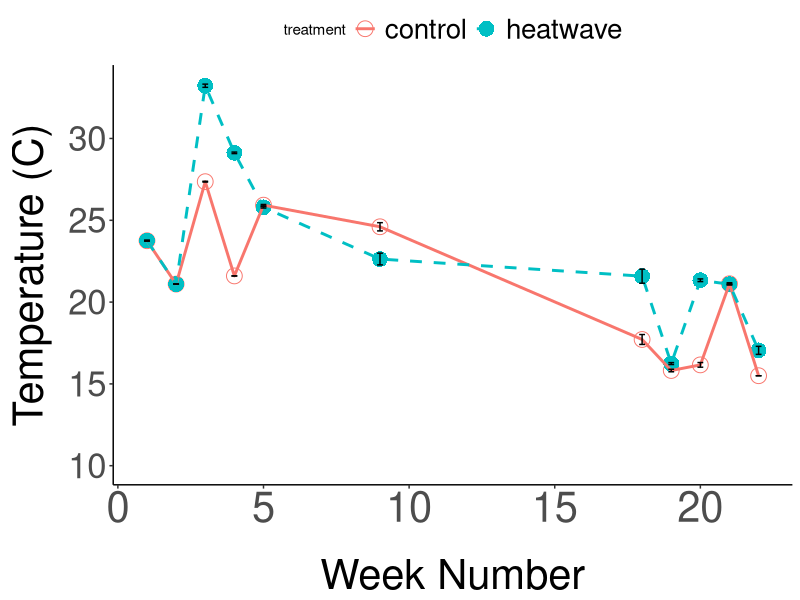
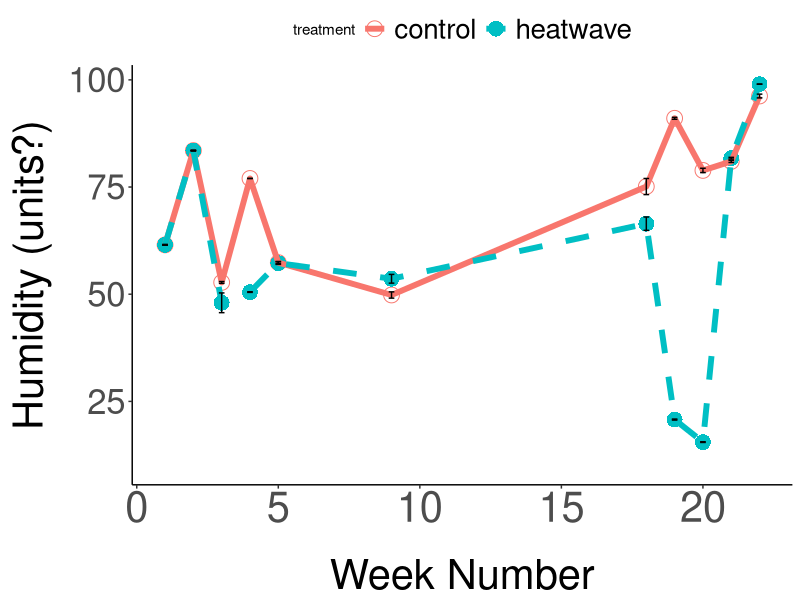
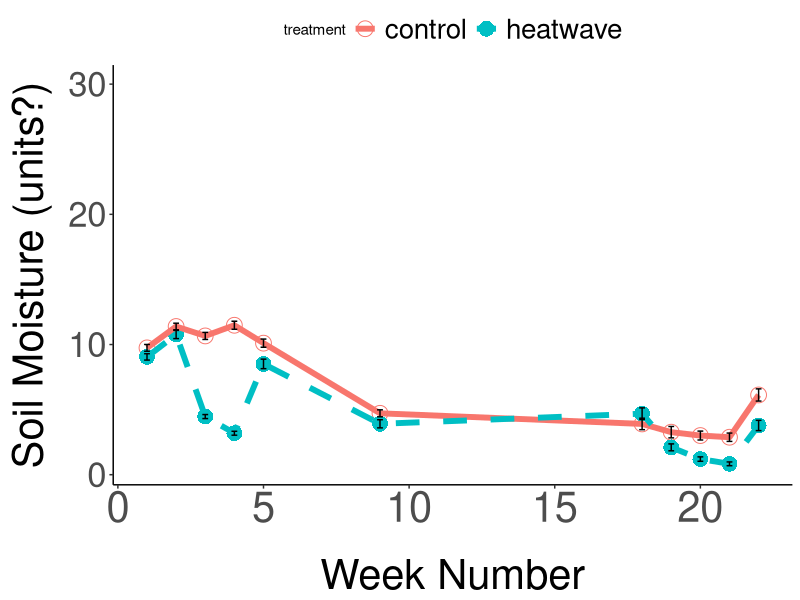
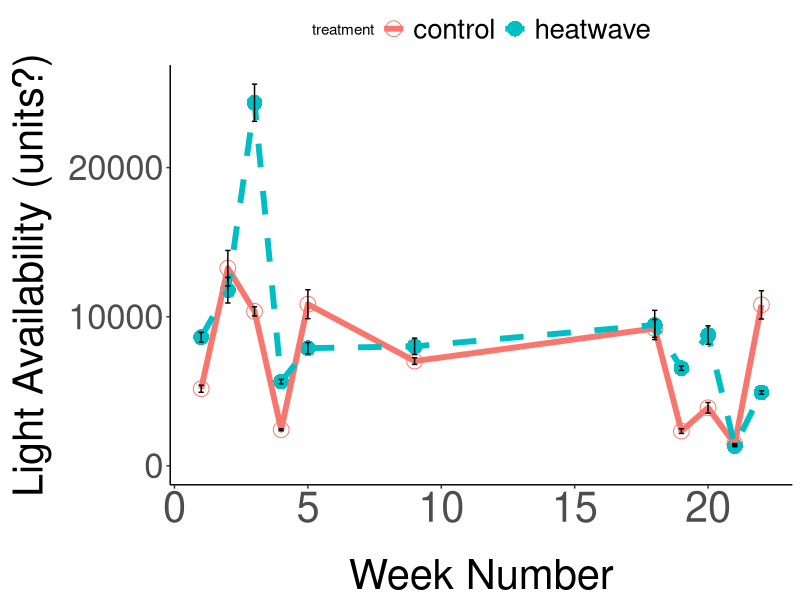

The R script that drew these images, in order:
### Jordan Winter CURE Manuscript HW

###
### Jordan: Create abiotic figures through time and run stats
###

### Graphs: there should be 4 graphs (temperature, humidity, soil moisture, light availability) -- add them to the google slides
### Stats: run an anova comparing each week (i.e. how did the treatment affect temperature for week 1, etc.)
### Don't worry about putting the stats onto the figure yet! just screenshot the results and out it in the google slides
### You can choose to start fresh on this and do it your way or I have a seperate Rscript in the github repository that you can adapt for this. 
### This was an old script and I'd prefer if you copy pieces of it to your new script because there are likely many errors/things that have since been fixed :)

###
# Load Packages
###

library(ggplot2)
library(lmerTest)
library(stringr)  
library(multcomp)
library(tidyverse)

###
# Set your own WD
###

# Push the button or code it here

###
# Set Theme
###

#### Update ggplot2 theme ####
#Update ggplot2 theme - make box around the x-axis title size 30, vertically justify x-axis title to 0.35, 
#Place a margin of 15 around the x-axis title.  
#Make the x-axis title size 30. For y-axis title, make the box size 30, put the writing at a 90 degree angle, and vertically justify the title to 0.5.  
#Add a margin of 15 and make the y-axis text size 25. Make the plot title size 30 and vertically justify it to 2.  Do not add any grid lines.  
#Do not add a legend title, and make the legend size 20

theme_update(axis.title.x=element_text(size=30, vjust=0.35, margin=margin(t=15)),
             axis.text.x=element_text(size=30),
             axis.title.y=element_text(size=30, angle=90, vjust=.5, margin=margin(r=15)),
             axis.text.y=element_text(size=25),
             plot.title =element_blank(),
             legend.position = "top",
             legend.text=element_text(size=20),
             panel.grid.major = element_blank(),
             panel.grid.minor = element_blank(),
             panel.background = element_blank(),
             axis.line = element_line(colour = "black")
)

###
# Read in Data
###

df_all <- read.csv("ALL_llp315cure_499data.csv")


###
# Abiotic Temperature Figure
###

# Make a cute lil subset

TempSubset <- df_all %>% 
  select(fall_plant_ID,spring_plant_ID,treatment,week_num,air_temp) %>% 
  separate(fall_plant_ID,c("Day","Treatment","Plant_Number"),sep="-") %>%
  separate(spring_plant_ID,c("Day","Treatment","Plant_Number"),sep="-") %>% 
  group_by(treatment,week_num) %>% 
  summarize(Air_Temp_std=sd(air_temp),Air_Temp_Mean=mean(air_temp),Air_Temp_n=length(air_temp))%>%
  mutate(Air_Temp_St_Error=Air_Temp_std/sqrt(Air_Temp_n)) %>% 
  ungroup()

# Graph that bad boy

All_TempGraph <- ggplot(TempSubset,aes(x=week_num, y=Air_Temp_Mean,group=treatment))+
  geom_point(aes(color=treatment,shape=treatment),size=5)+
  geom_line(aes(color=treatment,linetype=treatment),size=1)+
  scale_linetype_manual(values=c("solid","dashed"))+
  scale_shape_manual(values=c(1,16))+
  geom_errorbar(aes(ymin=Air_Temp_Mean-Air_Temp_St_Error,ymax=Air_Temp_Mean+Air_Temp_St_Error),width=0.2)+
  xlab("Week Number")+
  ylab("Temperature (C)")+
  expand_limits(y=c(10,30))

# View Graph

All_TempGraph

#
#Check for normality
shapiro.test(df_all$air_temp)
# Not Normal

kruskal.test(data = df_all, air_temp ~ treatment)
# p = p-value < 2.2e-16


###
# Abiotic Humidity Figure
###

# Make a cute lil subset

HumiditySubset <- df_all %>% 
  select(fall_plant_ID,spring_plant_ID,treatment,week_num,humidity) %>% 
  separate(fall_plant_ID,c("Day","Treatment","Plant_Number"),sep="-") %>%
  separate(spring_plant_ID,c("Day","Treatment","Plant_Number"),sep="-") %>% 
  group_by(treatment,week_num) %>% 
  summarize(humidity_std=sd(humidity),humidity_Mean=mean(humidity),humidity_n=length(humidity))%>%
  mutate(humidity_St_Error=humidity_std/sqrt(humidity_n)) %>% 
  ungroup()

# Graph that bad boy

All_HumidityGraph <- ggplot(HumiditySubset,aes(x=week_num, y=humidity_Mean,group=treatment))+
  geom_point(aes(color=treatment,shape=treatment),size=5)+
  geom_line(aes(color=treatment,linetype=treatment),size=2)+
  scale_linetype_manual(values=c("solid","dashed"))+
  scale_shape_manual(values=c(1,16))+
  geom_errorbar(aes(ymin=humidity_Mean-humidity_St_Error,ymax=humidity_Mean+humidity_St_Error),width=0.2)+
  xlab("Week Number")+
  ylab("Humidity (units?)")+
  expand_limits(y=c(10,30))

# Look at it

All_HumidityGraph

#
#
#Check for normality
shapiro.test(df_all$humidity)
# Not Normal

kruskal.test(data = df_all, humidity ~ treatment)
# p = p-value < 2.2e-16


###
# Abiotic Soil Moisture Figure
###

# Make a cute lil subset

SMSubset <- df_all %>% 
  select(fall_plant_ID,spring_plant_ID,treatment,week_num,soil_moisture) %>% 
  separate(fall_plant_ID,c("Day","Treatment","Plant_Number"),sep="-") %>%
  separate(spring_plant_ID,c("Day","Treatment","Plant_Number"),sep="-") %>% 
  drop_na(soil_moisture) %>% 
  group_by(treatment,week_num) %>% 
  summarize(sm_std=sd(soil_moisture),sm_Mean=mean(soil_moisture),sm_n=length(soil_moisture))%>%
  mutate(sm_St_Error=sm_std/sqrt(sm_n)) %>% 
  ungroup() %>% 
  na.omit()

# Graph that bad boy

All_SMGraph <- ggplot(SMSubset,aes(x=week_num, y=sm_Mean,group=treatment))+
  geom_point(aes(color=treatment,shape=treatment),size=5)+
  geom_line(aes(color=treatment,linetype=treatment),size=2)+
  scale_linetype_manual(values=c("solid","dashed"))+
  scale_shape_manual(values=c(1,16))+
  geom_errorbar(aes(ymin=sm_Mean-sm_St_Error,ymax=sm_Mean+sm_St_Error),width=0.2)+
  xlab("Week Number")+
  ylab("Soil Moisture (units?)")+
  expand_limits(y=c(10,30))

# Look at it

All_SMGraph

#Check for normality
shapiro.test(df_all$soil_moisture)
#NOT NORMAL :(

kruskal.test(data = df_all, soil_moisture ~ treatment)
# p-value < 2.2e-16

###
# Abiotic Light Figure
###

# Make a cute lil subset

LightSubset <- df_all %>% 
  select(fall_plant_ID,spring_plant_ID,treatment,week_num,light_avail) %>% 
  separate(fall_plant_ID,c("Day","Treatment","Plant_Number"),sep="-") %>%
  separate(spring_plant_ID,c("Day","Treatment","Plant_Number"),sep="-") %>% 
  drop_na(light_avail) %>% 
  group_by(treatment, week_num) %>% 
  summarize(light_std=sd(light_avail),light_Mean=mean(light_avail),light_n=length(light_avail))%>%
  mutate(light_St_Error=light_std/sqrt(light_n)) %>% 
  ungroup()

# Graph that bad boy

All_LightGraph <- ggplot(LightSubset,aes(x=week_num, y=light_Mean,group=treatment))+
  geom_point(aes(color=treatment,shape=treatment),size=5)+
  geom_line(aes(color=treatment,linetype=treatment),size=2)+
  scale_linetype_manual(values=c("solid","dashed"))+
  scale_shape_manual(values=c(1,16))+
  geom_errorbar(aes(ymin=light_Mean-light_St_Error,ymax=light_Mean+light_St_Error),width=0.2)+
  xlab("Week Number")+
  ylab("Light Availability (units?)")+
  expand_limits(y=c(10,30))

#Look at it

All_LightGraph

#Check for normality
shapiro.test(df_all$light_avail)
# p-value < 2.2e-16

kruskal.test(data = df_all, light_avail ~ treatment)
#p-value < 2.2e-16
